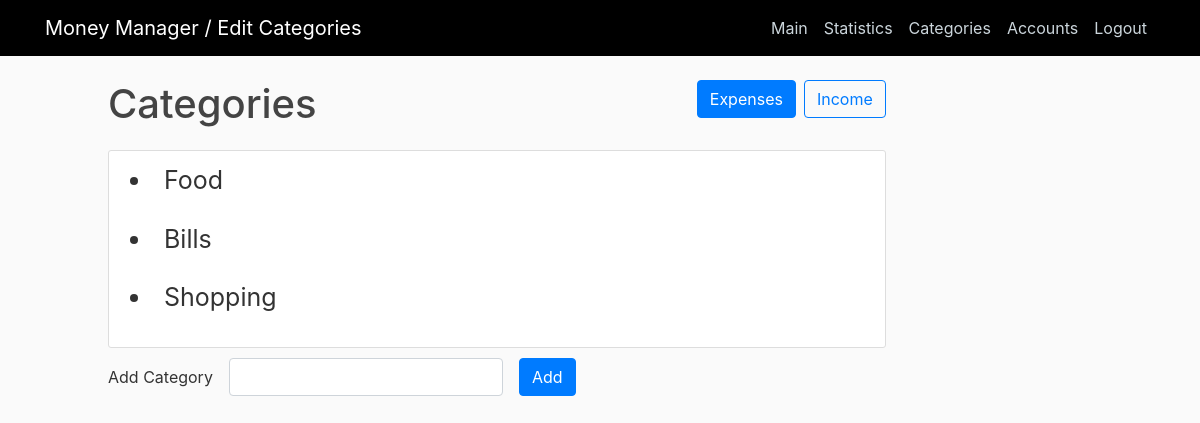
The page /categories/ (signed in) on the database as committed earlier.
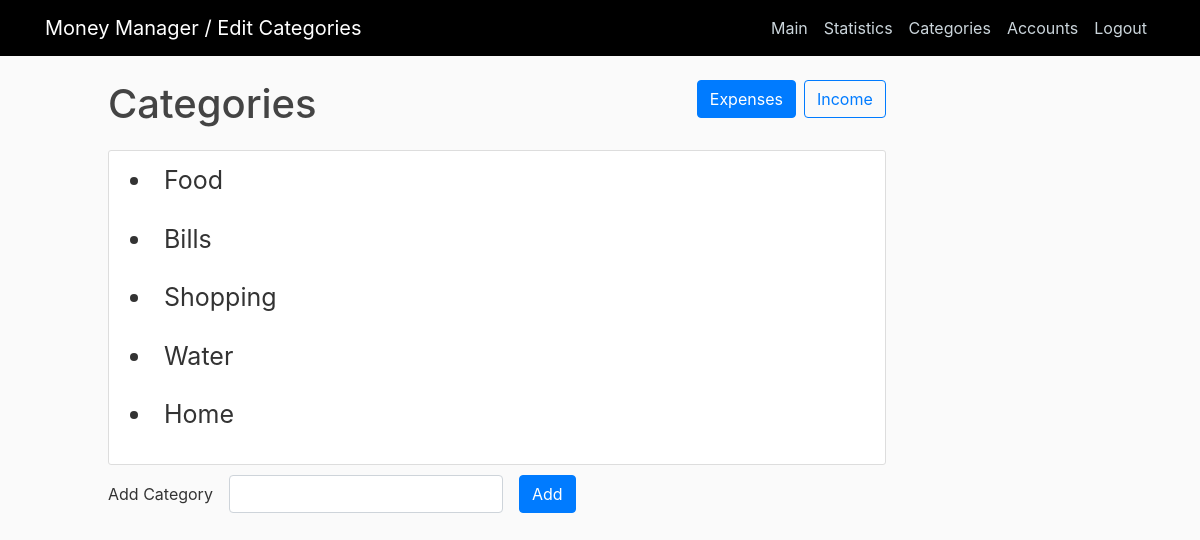
The same page on the database as committed later.
### home/models.py (models this page shows, shortened)
class Category(models.Model):
    category_type = models.ForeignKey(CategoryType, on_delete=models.CASCADE)
    name = models.CharField(max_length=50)

### home/views.py (the view)
# urls.py: path('categories/', views.categories, name="categories"),
@login_required
def categories(request):
    if request.method == "POST":
        if request.POST.get("new_expense"):
            category = Category(category_type_id=1, name=request.POST.get("new_expense"))
        else:
            category = Category(category_type_id=2, name=request.POST.get("new_income"))
        category.save()
        messages.success(request, "Category has been added")
        return redirect("home")
    else:
        context = {
            'title': "Edit Categories",
            'expense_categories': Category.objects.filter(category_type_id = 1),
            'income_categories': Category.objects.filter(category_type_id = 2)
        }
        return render(request, 'home/categories.html', context)

### home/templates/home/categories.html (shortened to what this page needs)
{% extends "home/base.html" %}
{% block content %}
    <div class="category-heading">
        <h1 class="mb-2 float-left">Categories</h1>
        <button class="btn btn-outline-primary income_btn float-right ml-2">Income</button>
        <button class="category-income-btn btn btn-outline-primary expense_btn float-right"
            >Expenses</button>
    </div>
    <div class="content-section expense">
        <table>
            {% for category in expense_categories %}
            <tr class="table-row" >
                <td class="table-category-name">
                    <li> {{ category.name }} </li>
                </td>
            </tr>
            {% endfor %}
        </table>
    </div>
    <form class="form-inline" method="POST" submit="/categories">
        <div class="form-group mb-2">
            <label>Add Category</label>
        </div>
        <div class="form-group mx-sm-3 mb-2">
            <input type="text" class="form-control category_input" name="new_expense">
        </div>
        <button type="submit" class="btn btn-primary mb-2">Add</button>
    </form>
{% endblock content %}

Rows that differ between the two databases and show on the page:
added Category: name "Water"
added Category: name "Home"
